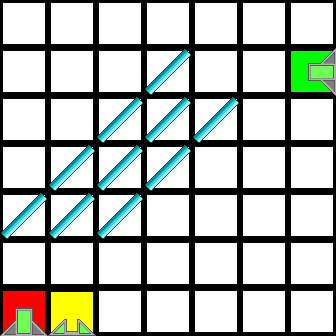

Tiled map render using the project's own tile images. Description and the whole map definition, tile-layer contents included, below:
An orthogonal 7x7 tile map with 48x48 px tiles, 2 tile layers (Colors, Tiles).

<map version="1.0" orientation="orthogonal" renderorder="right-down" width="7" height="7" tilewidth="48" tileheight="48" nextobjectid="1">
 <properties>
  <property name="AvailableTiles" value="1, 2, 12" />
 </properties>
 <tileset firstgid="1" source="tiles.tsx" />
 <layer name="Colors" width="7" height="7">
  <data encoding="csv">
47,47,47,47,47,47,47,
47,47,47,47,47,47,42,
47,47,47,47,47,47,47,
47,47,47,47,47,47,47,
47,47,47,47,47,47,47,
47,47,47,47,47,47,47,
41,44,47,47,47,47,47
</data>
 </layer>
 <layer name="Tiles" width="7" height="7">
  <data encoding="csv">
1,1,1,1,1,1,1,
1,1,1,2,1,1,8,
1,1,2,2,2,1,1,
1,2,2,2,1,1,1,
2,2,2,1,1,1,1,
1,1,1,1,1,1,1,
5,9,1,1,1,1,1
</data>
 </layer>
</map>
